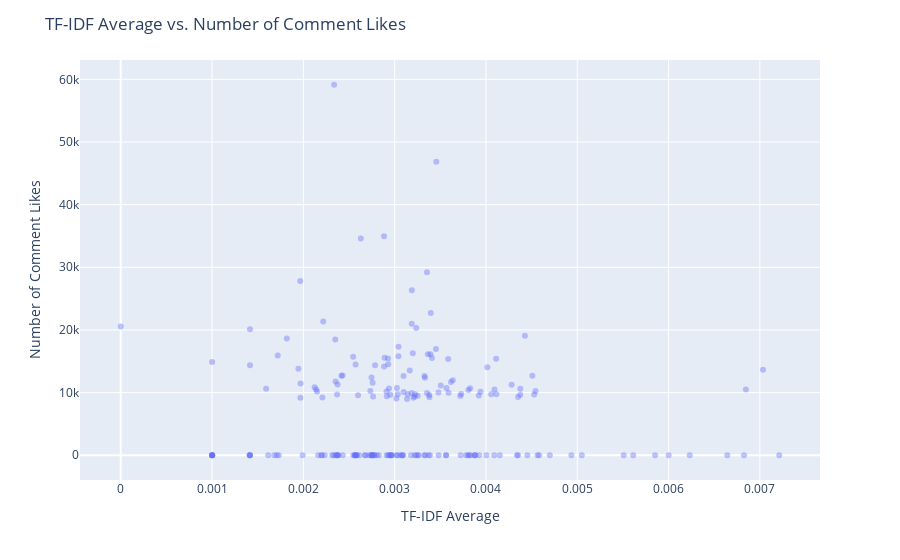

The code cell stored with this chart in its notebook:
### Code cell
ax = px.scatter(data_frame = topAndBot,
                x = 'tfidf_average',
                y = 'likesCount',
                hover_name = 'comments',
                opacity = 0.4)
ax.update_layout(
    title = 'TF-IDF Average vs. Number of Comment Likes',
    xaxis_title = 'TF-IDF Average',
    yaxis_title = 'Number of Comment Likes'
)

### Figure 1 — Plotly figure (JSON) as saved in the notebook; plotly's stock layout.template omitted (floating-point values rounded to 4 significant figures; data arrays with more than 128 entries replaced by an {"elided": "..."} marker saying what was removed)
{"data": [{"hovertemplate": "<b>%{hovertext}</b><br><br>tfidf_average=%{x}<br>likesCount=%{y}<extra></extra>", "hovertext": {"elided": "200 str values"}, "legendgroup": "", "marker": {"color": "#636efa", "opacity": 0.4, "symbol": "circle"}, "mode": "markers", "name": "", "orientation": "v", "showlegend": false, "type": "scatter", "x": {"elided": "200 float values"}, "xaxis": "x", "y": {"elided": "200 int values"}, "yaxis": "y"}], "layout": {"legend": {"tracegroupgap": 0}, "margin": {"t": 60}, "title": {"text": "TF-IDF Average vs. Number of Comment Likes"}, "xaxis": {"anchor": "y", "domain": [0, 1], "title": {"text": "TF-IDF Average"}}, "yaxis": {"anchor": "x", "domain": [0, 1], "title": {"text": "Number of Comment Likes"}}}}
